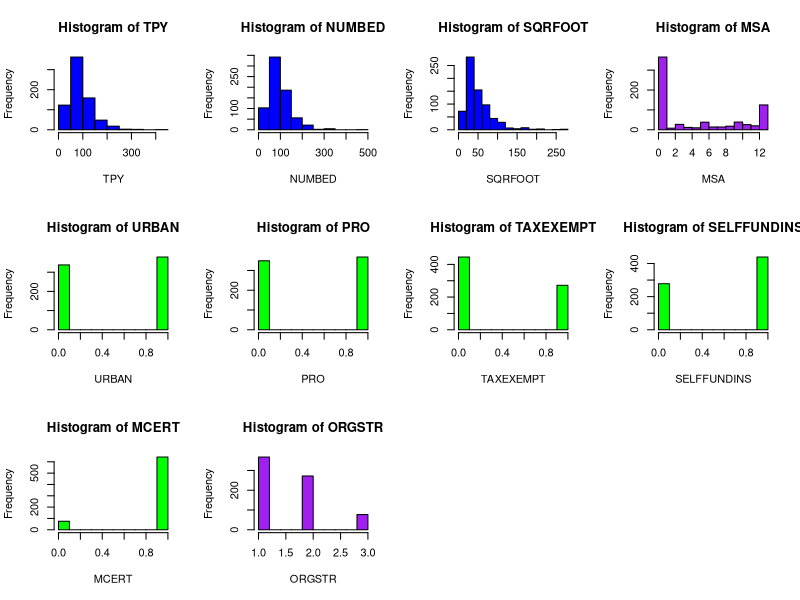

Here is the R script that generated this plot:
## ---- chunk 1
datafile <- read.csv("WiscNursingHome.csv")

## ---- chunk 2
# Set the layout of the graph
par(mfrow = c(3,4))

# Draw the first histogram
hist(datafile$TPY, main = "Histogram of TPY", xlab = "TPY", col = "blue")

# Draw the second histogram
hist(datafile$NUMBED, main = "Histogram of NUMBED", xlab = "NUMBED", col = "blue")

# Draw the third histogram
hist(datafile$SQRFOOT, main = "Histogram of SQRFOOT", xlab = "SQRFOOT", col = "blue")
hist(datafile$MSA, main = "Histogram of MSA", xlab = "MSA", col = "purple")
hist(datafile$URBAN, main = "Histogram of URBAN", xlab = "URBAN", col = "green")
hist(datafile$PRO, main = "Histogram of PRO", xlab = "PRO", col = "green")
hist(datafile$TAXEXEMPT, main = "Histogram of TAXEXEMPT", xlab = "TAXEXEMPT", col = "green")
hist(datafile$SELFFUNDINS, main = "Histogram of SELFFUNDINS", xlab = "SELFFUNDINS", col = "green")
hist(datafile$MCERT, main = "Histogram of MCERT", xlab = "MCERT", col = "green")
hist(datafile$ORGSTR, main = "Histogram of ORGSTR", xlab = "ORGSTR", col = "purple")
